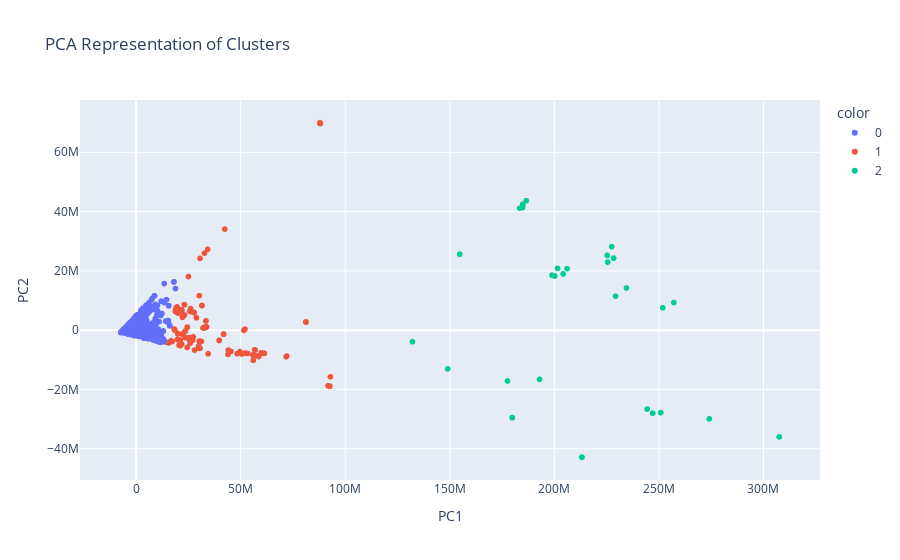

The notebook cell saved with this chart:
### Markdown cell above
#### Task 6.5.20

### Code cell
# Create scatter plot of `PC2` vs `PC1`
fig=px.scatter(X_pca,x="PC1",y="PC2",color=labels.astype(str),
                  title="PCA Representation of Clusters")
fig.update_layout(xaxis_title="PC1",yaxis_title="PC2")
fig.show()

### Figure 1 — Plotly figure (JSON) as saved in the notebook; plotly's stock layout.template omitted (floating-point values rounded to 4 significant figures; data arrays with more than 128 entries replaced by an {"elided": "..."} marker saying what was removed)
{"data": [{"hovertemplate": "color=0<br>PC1=%{x}<br>PC2=%{y}<extra></extra>", "legendgroup": "0", "marker": {"color": "#636efa", "symbol": "circle"}, "mode": "markers", "name": "0", "showlegend": true, "type": "scattergl", "x": {"elided": "4132 float values"}, "xaxis": "x", "y": {"elided": "4132 float values"}, "yaxis": "y"}, {"hovertemplate": "color=1<br>PC1=%{x}<br>PC2=%{y}<extra></extra>", "legendgroup": "1", "marker": {"color": "#EF553B", "symbol": "circle"}, "mode": "markers", "name": "1", "showlegend": true, "type": "scattergl", "x": {"elided": "194 float values"}, "xaxis": "x", "y": {"elided": "194 float values"}, "yaxis": "y"}, {"hovertemplate": "color=2<br>PC1=%{x}<br>PC2=%{y}<extra></extra>", "legendgroup": "2", "marker": {"color": "#00cc96", "symbol": "circle"}, "mode": "markers", "name": "2", "showlegend": true, "type": "scattergl", "x": [247000000.0, 250900000.0, 244300000.0, 307500000.0, 274100000.0, 186500000.0, 184800000.0, 184800000.0, 183400000.0, 184800000.0, 234500000.0, 251900000.0, 229300000.0, 154700000.0, 257200000.0, 149000000.0, 132200000.0, 177600000.0, 192900000.0, 204200000.0, 201500000.0, 206100000.0, 198900000.0, 200200000.0, 179900000.0, 179900000.0, 179900000.0, 179900000.0, 179900000.0, 225300000.0, 228300000.0, 227400000.0, 225500000.0, 213200000.0, 213200000.0, 213100000.0, 213100000.0, 213200000.0], "xaxis": "x", "y": [-28000000.0, -27790000.0, -26610000.0, -35980000.0, -29920000.0, 43660000.0, 41840000.0, 41370000.0, 41140000.0, 42460000.0, 14230000.0, 7531000.0, 11480000.0, 25630000.0, 9329000.0, -13050000.0, -3893000.0, -17130000.0, -16600000.0, 18980000.0, 20830000.0, 20760000.0, 18530000.0, 18270000.0, -29510000.0, -29510000.0, -29510000.0, -29510000.0, -29510000.0, 25220000.0, 24300000.0, 28190000.0, 22970000.0, -42860000.0, -42850000.0, -42840000.0, -42850000.0, -42830000.0], "yaxis": "y"}], "layout": {"legend": {"title": {"text": "color"}, "tracegroupgap": 0}, "title": {"text": "PCA Representation of Clusters"}, "xaxis": {"anchor": "y", "domain": [0, 1], "title": {"text": "PC1"}}, "yaxis": {"anchor": "x", "domain": [0, 1], "title": {"text": "PC2"}}}}
